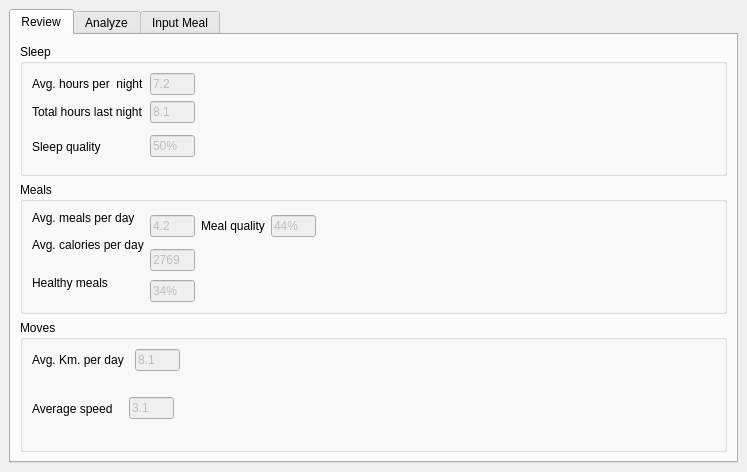
<?xml version="1.0" encoding="UTF-8"?>
<ui version="4.0">
 <class>MainWindow</class>
 <widget class="QMainWindow" name="MainWindow">
  <property name="geometry">
   <rect>
    <x>0</x>
    <y>0</y>
    <width>747</width>
    <height>472</height>
   </rect>
  </property>
  <property name="windowTitle">
   <string>LifeLogger</string>
  </property>
  <widget class="QWidget" name="centralwidget">
   <layout class="QHBoxLayout" name="horizontalLayout">
    <item>
     <widget class="QTabWidget" name="tabWidget">
      <property name="tabPosition">
       <enum>QTabWidget::North</enum>
      </property>
      <property name="tabShape">
       <enum>QTabWidget::Rounded</enum>
      </property>
      <property name="currentIndex">
       <number>0</number>
      </property>
      <widget class="QWidget" name="tab_3">
       <attribute name="title">
        <string>Review</string>
       </attribute>
       <layout class="QVBoxLayout" name="verticalLayout_2">
        <item>
         <widget class="QGroupBox" name="groupBox">
          <property name="title">
           <string>Sleep</string>
          </property>
          <property name="flat">
           <bool>false</bool>
          </property>
          <layout class="QGridLayout" name="gridLayout_2">
           <item row="0" column="0">
            <widget class="QLabel" name="label_5">
             <property name="text">
              <string>Avg. hours per  night</string>
             </property>
            </widget>
           </item>
           <item row="0" column="1">
            <widget class="QLineEdit" name="lineEdit">
             <property name="enabled">
              <bool>false</bool>
             </property>
             <property name="sizePolicy">
              <sizepolicy hsizetype="Fixed" vsizetype="Fixed">
               <horstretch>0</horstretch>
               <verstretch>0</verstretch>
              </sizepolicy>
             </property>
             <property name="maximumSize">
              <size>
               <width>45</width>
               <height>16777215</height>
              </size>
             </property>
             <property name="text">
              <string>7.2</string>
             </property>
            </widget>
           </item>
           <item row="0" column="2">
            <spacer name="horizontalSpacer_4">
             <property name="orientation">
              <enum>Qt::Horizontal</enum>
             </property>
             <property name="sizeHint" stdset="0">
              <size>
               <width>479</width>
               <height>20</height>
              </size>
             </property>
            </spacer>
           </item>
           <item row="1" column="0">
            <widget class="QLabel" name="label_7">
             <property name="text">
              <string>Total hours last night</string>
             </property>
            </widget>
           </item>
           <item row="1" column="1">
            <widget class="QLineEdit" name="lineEdit_2">
             <property name="enabled">
              <bool>false</bool>
             </property>
             <property name="sizePolicy">
              <sizepolicy hsizetype="Fixed" vsizetype="Fixed">
               <horstretch>0</horstretch>
               <verstretch>0</verstretch>
              </sizepolicy>
             </property>
             <property name="maximumSize">
              <size>
               <width>45</width>
               <height>16777215</height>
              </size>
             </property>
             <property name="text">
              <string>8.1</string>
             </property>
            </widget>
           </item>
           <item row="1" column="2" rowspan="2">
            <spacer name="horizontalSpacer_5">
             <property name="orientation">
              <enum>Qt::Horizontal</enum>
             </property>
             <property name="sizeHint" stdset="0">
              <size>
               <width>479</width>
               <height>20</height>
              </size>
             </property>
            </spacer>
           </item>
           <item row="2" column="0" rowspan="2">
            <widget class="QLabel" name="label_8">
             <property name="text">
              <string>Sleep quality</string>
             </property>
            </widget>
           </item>
           <item row="2" column="1" rowspan="2">
            <widget class="QLineEdit" name="lineEdit_3">
             <property name="enabled">
              <bool>false</bool>
             </property>
             <property name="sizePolicy">
              <sizepolicy hsizetype="Fixed" vsizetype="Fixed">
               <horstretch>0</horstretch>
               <verstretch>0</verstretch>
              </sizepolicy>
             </property>
             <property name="maximumSize">
              <size>
               <width>45</width>
               <height>16777215</height>
              </size>
             </property>
             <property name="text">
              <string>50%</string>
             </property>
            </widget>
           </item>
           <item row="3" column="2">
            <spacer name="horizontalSpacer_6">
             <property name="orientation">
              <enum>Qt::Horizontal</enum>
             </property>
             <property name="sizeHint" stdset="0">
              <size>
               <width>479</width>
               <height>20</height>
              </size>
             </property>
            </spacer>
           </item>
          </layout>
         </widget>
        </item>
        <item>
         <widget class="QGroupBox" name="groupBox_2">
          <property name="title">
           <string>Meals</string>
          </property>
          <property name="flat">
           <bool>false</bool>
          </property>
          <layout class="QGridLayout" name="gridLayout_4">
           <item row="0" column="0">
            <widget class="QLabel" name="label_12">
             <property name="text">
              <string>Avg. meals per day</string>
             </property>
            </widget>
           </item>
           <item row="4" column="2">
            <spacer name="horizontalSpacer_11">
             <property name="orientation">
              <enum>Qt::Horizontal</enum>
             </property>
             <property name="sizeHint" stdset="0">
              <size>
               <width>484</width>
               <height>20</height>
              </size>
             </property>
            </spacer>
           </item>
           <item row="0" column="2" rowspan="2">
            <layout class="QHBoxLayout" name="horizontalLayout_7">
             <item>
              <widget class="QLabel" name="label_15">
               <property name="text">
                <string>Meal quality</string>
               </property>
              </widget>
             </item>
             <item>
              <widget class="QLineEdit" name="lineEdit_10">
               <property name="enabled">
                <bool>false</bool>
               </property>
               <property name="sizePolicy">
                <sizepolicy hsizetype="Fixed" vsizetype="Fixed">
                 <horstretch>0</horstretch>
                 <verstretch>0</verstretch>
                </sizepolicy>
               </property>
               <property name="maximumSize">
                <size>
                 <width>45</width>
                 <height>16777215</height>
                </size>
               </property>
               <property name="text">
                <string>44%</string>
               </property>
              </widget>
             </item>
             <item>
              <spacer name="horizontalSpacer_12">
               <property name="orientation">
                <enum>Qt::Horizontal</enum>
               </property>
               <property name="sizeHint" stdset="0">
                <size>
                 <width>40</width>
                 <height>20</height>
                </size>
               </property>
              </spacer>
             </item>
            </layout>
           </item>
           <item row="2" column="1" rowspan="2">
            <widget class="QLineEdit" name="lineEdit_8">
             <property name="enabled">
              <bool>false</bool>
             </property>
             <property name="sizePolicy">
              <sizepolicy hsizetype="Fixed" vsizetype="Fixed">
               <horstretch>0</horstretch>
               <verstretch>0</verstretch>
              </sizepolicy>
             </property>
             <property name="maximumSize">
              <size>
               <width>45</width>
               <height>16777215</height>
              </size>
             </property>
             <property name="text">
              <string>2769</string>
             </property>
            </widget>
           </item>
           <item row="2" column="2" rowspan="2">
            <spacer name="horizontalSpacer_10">
             <property name="orientation">
              <enum>Qt::Horizontal</enum>
             </property>
             <property name="sizeHint" stdset="0">
              <size>
               <width>484</width>
               <height>20</height>
              </size>
             </property>
            </spacer>
           </item>
           <item row="3" column="0" rowspan="2">
            <widget class="QLabel" name="label_14">
             <property name="text">
              <string>Healthy meals</string>
             </property>
            </widget>
           </item>
           <item row="4" column="1">
            <widget class="QLineEdit" name="lineEdit_9">
             <property name="enabled">
              <bool>false</bool>
             </property>
             <property name="sizePolicy">
              <sizepolicy hsizetype="Fixed" vsizetype="Fixed">
               <horstretch>0</horstretch>
               <verstretch>0</verstretch>
              </sizepolicy>
             </property>
             <property name="maximumSize">
              <size>
               <width>45</width>
               <height>16777215</height>
              </size>
             </property>
             <property name="text">
              <string>34%</string>
             </property>
            </widget>
           </item>
           <item row="0" column="1" rowspan="2">
            <widget class="QLineEdit" name="lineEdit_7">
             <property name="enabled">
              <bool>false</bool>
             </property>
             <property name="sizePolicy">
              <sizepolicy hsizetype="Fixed" vsizetype="Fixed">
               <horstretch>0</horstretch>
               <verstretch>0</verstretch>
              </sizepolicy>
             </property>
             <property name="maximumSize">
              <size>
               <width>45</width>
               <height>16777215</height>
              </size>
             </property>
             <property name="text">
              <string>4.2</string>
             </property>
            </widget>
           </item>
           <item row="1" column="0" rowspan="2">
            <widget class="QLabel" name="label_13">
             <property name="text">
              <string>Avg. calories per day</string>
             </property>
            </widget>
           </item>
          </layout>
         </widget>
        </item>
        <item>
         <widget class="QGroupBox" name="groupBox_3">
          <property name="title">
           <string>Moves</string>
          </property>
          <property name="flat">
           <bool>false</bool>
          </property>
          <layout class="QGridLayout" name="gridLayout_5">
           <item row="0" column="0" colspan="2">
            <widget class="QLabel" name="label_17">
             <property name="text">
              <string>Avg. Km. per day</string>
             </property>
            </widget>
           </item>
           <item row="0" column="2">
            <widget class="QLineEdit" name="lineEdit_13">
             <property name="enabled">
              <bool>false</bool>
             </property>
             <property name="sizePolicy">
              <sizepolicy hsizetype="Fixed" vsizetype="Fixed">
               <horstretch>0</horstretch>
               <verstretch>0</verstretch>
              </sizepolicy>
             </property>
             <property name="maximumSize">
              <size>
               <width>45</width>
               <height>16777215</height>
              </size>
             </property>
             <property name="text">
              <string>8.1</string>
             </property>
            </widget>
           </item>
           <item row="0" column="3" rowspan="2">
            <spacer name="horizontalSpacer_13">
             <property name="orientation">
              <enum>Qt::Horizontal</enum>
             </property>
             <property name="sizeHint" stdset="0">
              <size>
               <width>506</width>
               <height>20</height>
              </size>
             </property>
            </spacer>
           </item>
           <item row="1" column="0" rowspan="2">
            <widget class="QLabel" name="label_16">
             <property name="minimumSize">
              <size>
               <width>0</width>
               <height>0</height>
              </size>
             </property>
             <property name="text">
              <string>Average speed   </string>
             </property>
            </widget>
           </item>
           <item row="1" column="1" rowspan="2" colspan="2">
            <widget class="QLineEdit" name="lineEdit_11">
             <property name="enabled">
              <bool>false</bool>
             </property>
             <property name="sizePolicy">
              <sizepolicy hsizetype="Fixed" vsizetype="Fixed">
               <horstretch>0</horstretch>
               <verstretch>0</verstretch>
              </sizepolicy>
             </property>
             <property name="maximumSize">
              <size>
               <width>45</width>
               <height>16777215</height>
              </size>
             </property>
             <property name="text">
              <string>3.1</string>
             </property>
            </widget>
           </item>
           <item row="2" column="3">
            <spacer name="horizontalSpacer_14">
             <property name="orientation">
              <enum>Qt::Horizontal</enum>
             </property>
             <property name="sizeHint" stdset="0">
              <size>
               <width>506</width>
               <height>20</height>
              </size>
             </property>
            </spacer>
           </item>
          </layout>
         </widget>
        </item>
       </layout>
      </widget>
      <widget class="QWidget" name="tab">
       <attribute name="title">
        <string>Analyze</string>
       </attribute>
       <widget class="QLabel" name="label_4">
        <property name="geometry">
         <rect>
          <x>80</x>
          <y>50</y>
          <width>66</width>
          <height>21</height>
         </rect>
        </property>
        <property name="text">
         <string>TextLabel</string>
        </property>
       </widget>
      </widget>
      <widget class="QWidget" name="tab_2">
       <attribute name="title">
        <string>Input Meal</string>
       </attribute>
       <layout class="QVBoxLayout" name="verticalLayout">
        <item>
         <layout class="QGridLayout" name="gridLayout">
          <item row="0" column="0">
           <widget class="QLabel" name="label">
            <property name="text">
             <string>Meal name</string>
            </property>
           </widget>
          </item>
          <item row="0" column="1" alignment="Qt::AlignVCenter">
           <widget class="QLineEdit" name="meal_name"/>
          </item>
          <item row="1" column="0">
           <widget class="QLabel" name="label_2">
            <property name="text">
             <string>Calories</string>
            </property>
           </widget>
          </item>
          <item row="1" column="1">
           <layout class="QHBoxLayout" name="horizontalLayout_2">
            <item>
             <widget class="QSpinBox" name="spin_cal">
              <property name="maximum">
               <number>2500</number>
              </property>
             </widget>
            </item>
            <item>
             <widget class="QSlider" name="slider_cal">
              <property name="maximum">
               <number>2500</number>
              </property>
              <property name="orientation">
               <enum>Qt::Horizontal</enum>
              </property>
             </widget>
            </item>
           </layout>
          </item>
          <item row="2" column="1">
           <layout class="QHBoxLayout" name="horizontalLayout_3">
            <item>
             <widget class="QCheckBox" name="meal_veg">
              <property name="text">
               <string>Vegetarian</string>
              </property>
             </widget>
            </item>
            <item>
             <widget class="QCheckBox" name="meal_fat">
              <property name="text">
               <string>Low-fat</string>
              </property>
             </widget>
            </item>
           </layout>
          </item>
          <item row="3" column="0">
           <widget class="QLabel" name="label_3">
            <property name="text">
             <string>Drink</string>
            </property>
           </widget>
          </item>
          <item row="3" column="1">
           <layout class="QHBoxLayout" name="horizontalLayout_4">
            <item>
             <widget class="QRadioButton" name="meal_water">
              <property name="text">
               <string>Water</string>
              </property>
             </widget>
            </item>
            <item>
             <widget class="QRadioButton" name="meal_soft">
              <property name="text">
               <string>Soft Drink</string>
              </property>
             </widget>
            </item>
            <item>
             <widget class="QRadioButton" name="meal_alcohol">
              <property name="text">
               <string>Alcoholic</string>
              </property>
             </widget>
            </item>
           </layout>
          </item>
         </layout>
        </item>
        <item>
         <layout class="QHBoxLayout" name="horizontalLayout_5">
          <item>
           <spacer name="horizontalSpacer">
            <property name="orientation">
             <enum>Qt::Horizontal</enum>
            </property>
            <property name="sizeHint" stdset="0">
             <size>
              <width>40</width>
              <height>20</height>
             </size>
            </property>
           </spacer>
          </item>
          <item>
           <widget class="QPushButton" name="meal_save">
            <property name="text">
             <string>Save</string>
            </property>
           </widget>
          </item>
         </layout>
        </item>
        <item>
         <spacer name="verticalSpacer_2">
          <property name="orientation">
           <enum>Qt::Vertical</enum>
          </property>
          <property name="sizeHint" stdset="0">
           <size>
            <width>20</width>
            <height>178</height>
           </size>
          </property>
         </spacer>
        </item>
        <item>
         <layout class="QHBoxLayout" name="horizontalLayout_6">
          <item>
           <spacer name="horizontalSpacer_2">
            <property name="orientation">
             <enum>Qt::Horizontal</enum>
            </property>
            <property name="sizeHint" stdset="0">
             <size>
              <width>40</width>
              <height>20</height>
             </size>
            </property>
           </spacer>
          </item>
          <item>
           <widget class="QLabel" name="label_err_drink">
            <property name="text">
             <string>Please choose a drink!</string>
            </property>
           </widget>
          </item>
          <item>
           <spacer name="horizontalSpacer_3">
            <property name="orientation">
             <enum>Qt::Horizontal</enum>
            </property>
            <property name="sizeHint" stdset="0">
             <size>
              <width>40</width>
              <height>20</height>
             </size>
            </property>
           </spacer>
          </item>
         </layout>
        </item>
       </layout>
      </widget>
     </widget>
    </item>
   </layout>
  </widget>
 </widget>
 <resources/>
 <connections>
  <connection>
   <sender>slider_cal</sender>
   <signal>valueChanged(int)</signal>
   <receiver>spin_cal</receiver>
   <slot>setValue(int)</slot>
   <hints>
    <hint type="sourcelabel">
     <x>445</x>
     <y>161</y>
    </hint>
    <hint type="destinationlabel">
     <x>202</x>
     <y>161</y>
    </hint>
   </hints>
  </connection>
  <connection>
   <sender>spin_cal</sender>
   <signal>valueChanged(int)</signal>
   <receiver>slider_cal</receiver>
   <slot>setValue(int)</slot>
   <hints>
    <hint type="sourcelabel">
     <x>202</x>
     <y>161</y>
    </hint>
    <hint type="destinationlabel">
     <x>445</x>
     <y>161</y>
    </hint>
   </hints>
  </connection>
 </connections>
</ui>
